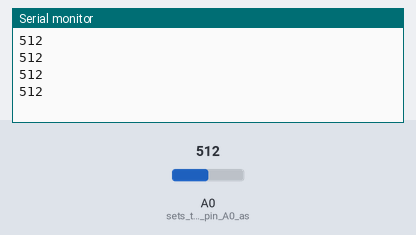
The sketch below on a simulated Arduino Uno, built with avr-gcc and run on an emulated ATmega328P. Parts: the last lines printed to the serial monitor. The inputs (shaded band) are chosen by the test bench; at power-on: A0 (sets_the_analog_pin_A0_as) = 512.

Above: at 1.2 s.
1.3 s: A0 (sets_the_analog_pin_A0_as) set to 716
At 1.71 s:
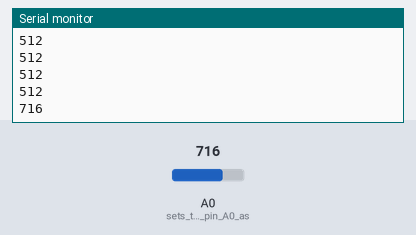
2.8 s: A0 (sets_the_analog_pin_A0_as) set to 900
At 2.91 s:
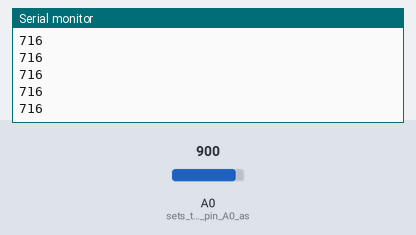
Timing chart, 0 to 5.8 s (numbered marks = the images above; inputs shaded):
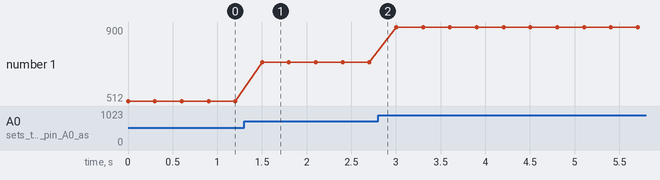

The sketch:

Load_Cell_Test.ino
```cpp
// Load Cell Test Code
// Written by: Jonathan Lane
// ECET 38001 - Senior Capstone Prep
// Code Description:
//    -This code is designed to read the load cell's data and output it to the serial monitor.

#define DOUT  3
#define CLK  2

void setup() {
  // Pin Definitions:
  pinMode(A0, INPUT);   // sets the analog pin A0 as input
}

void loop() {
  Serial.begin(9600);

  int sensorValue = analogRead(A0);
  Serial.println(sensorValue);

  delay(300);
}
```

Measured:
- after the input at 1.3 s, the serial monitor: prints a new line after 0.20 s (image 1)
- plotted number 1: 512 → 716 after the input at 1.3 s, 716 → 900 after the input at 2.8 s
